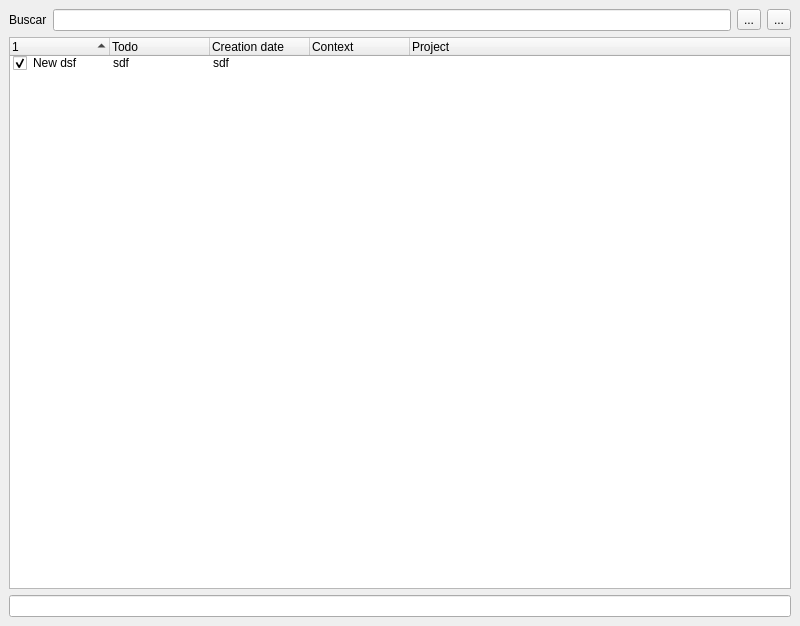
<?xml version="1.0" encoding="UTF-8"?>
<ui version="4.0">
 <class>MainWindow</class>
 <widget class="QMainWindow" name="MainWindow">
  <property name="geometry">
   <rect>
    <x>0</x>
    <y>0</y>
    <width>800</width>
    <height>626</height>
   </rect>
  </property>
  <property name="windowTitle">
   <string>Todoxt</string>
  </property>
  <widget class="QWidget" name="centralwidget">
   <layout class="QVBoxLayout" name="verticalLayout_2">
    <item>
     <layout class="QVBoxLayout" name="verticalLayout">
      <item>
       <layout class="QHBoxLayout" name="horizontalLayout">
        <item>
         <widget class="QLabel" name="label">
          <property name="text">
           <string>Buscar</string>
          </property>
         </widget>
        </item>
        <item>
         <widget class="QLineEdit" name="findEdit">
          <property name="acceptDrops">
           <bool>true</bool>
          </property>
          <property name="clearButtonEnabled">
           <bool>true</bool>
          </property>
         </widget>
        </item>
        <item>
         <widget class="QToolButton" name="btnRefresh">
          <property name="text">
           <string>...</string>
          </property>
          <property name="icon">
           <iconset theme="view-refresh">
            <normaloff>../../../.designer/backup</normaloff>../../../.designer/backup</iconset>
          </property>
          <property name="shortcut">
           <string>Ctrl+R</string>
          </property>
         </widget>
        </item>
        <item>
         <widget class="QToolButton" name="btnSettings">
          <property name="text">
           <string>...</string>
          </property>
          <property name="icon">
           <iconset theme="preferences-system">
            <normaloff>../../../.designer/backup</normaloff>../../../.designer/backup</iconset>
          </property>
          <property name="shortcut">
           <string>Ctrl+N</string>
          </property>
         </widget>
        </item>
       </layout>
      </item>
      <item>
       <widget class="QTreeWidget" name="treeWidget">
        <property name="sizePolicy">
         <sizepolicy hsizetype="Preferred" vsizetype="Expanding">
          <horstretch>0</horstretch>
          <verstretch>0</verstretch>
         </sizepolicy>
        </property>
        <property name="mouseTracking">
         <bool>true</bool>
        </property>
        <property name="frameShape">
         <enum>QFrame::StyledPanel</enum>
        </property>
        <property name="sizeAdjustPolicy">
         <enum>QAbstractScrollArea::AdjustToContentsOnFirstShow</enum>
        </property>
        <property name="showDropIndicator" stdset="0">
         <bool>false</bool>
        </property>
        <property name="alternatingRowColors">
         <bool>false</bool>
        </property>
        <property name="selectionMode">
         <enum>QAbstractItemView::SingleSelection</enum>
        </property>
        <property name="rootIsDecorated">
         <bool>false</bool>
        </property>
        <property name="uniformRowHeights">
         <bool>false</bool>
        </property>
        <property name="itemsExpandable">
         <bool>false</bool>
        </property>
        <property name="sortingEnabled">
         <bool>true</bool>
        </property>
        <property name="columnCount">
         <number>5</number>
        </property>
        <attribute name="headerVisible">
         <bool>true</bool>
        </attribute>
        <column>
         <property name="text">
          <string/>
         </property>
        </column>
        <column>
         <property name="text">
          <string>Todo</string>
         </property>
        </column>
        <column>
         <property name="text">
          <string>Creation date</string>
         </property>
        </column>
        <column>
         <property name="text">
          <string>Context</string>
         </property>
        </column>
        <column>
         <property name="text">
          <string>Project</string>
         </property>
        </column>
        <item>
         <property name="text">
          <string>New dsf</string>
         </property>
         <property name="checkState">
          <enum>Checked</enum>
         </property>
         <property name="text">
          <string>sdf</string>
         </property>
         <property name="text">
          <string>sdf</string>
         </property>
         <property name="text">
          <string/>
         </property>
         <property name="text">
          <string/>
         </property>
        </item>
       </widget>
      </item>
      <item>
       <widget class="QLineEdit" name="EditNew"/>
      </item>
     </layout>
    </item>
   </layout>
  </widget>
  <action name="actionConfiguracion">
   <property name="checkable">
    <bool>true</bool>
   </property>
   <property name="text">
    <string>Configuracion</string>
   </property>
  </action>
 </widget>
 <resources>
  <include location="../../prueba todo/resource.qrc"/>
 </resources>
 <connections/>
</ui>
